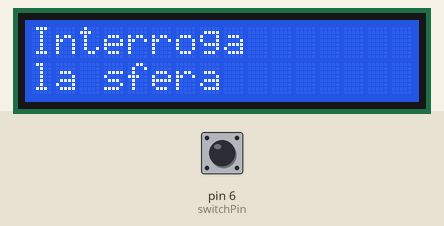
Bench run of a sketch on a simulated Arduino Uno, built with avr-gcc and run on an emulated ATmega328P. On the bench: 16×2 character LCD. The test bench sets the inputs (shaded band); at power-on: pin 6 (switchPin) LOW. Random numbers use the default seed unless the sketch sets one.

Above: at 1.2 s.
1.3 s: pin 6 (switchPin) pulled HIGH for 0.15 s
At 2.0 s:
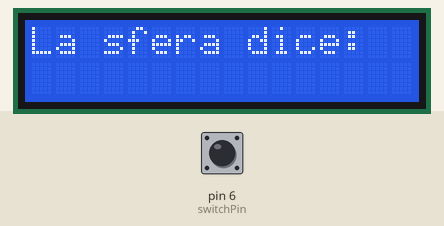
2.9 s: pin 6 (switchPin) driven HIGH
5.9 s: pin 6 (switchPin) pulsed LOW 5 times (0.12 s each, 0.3 s apart)
10.4 s: pin 6 (switchPin) driven LOW
11.9 s: pin 6 (switchPin) driven HIGH
Timing chart, 0 to 14.9 s (numbered marks = the images above; inputs shaded):
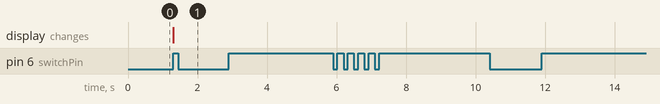

Measured:
- after the input at 1.3 s, the display: changes at once (image 1)
- after the input at 2.9 s, every drawn part: stays the same
- after the input at 5.9 s, every drawn part: stays the same
- after the input at 10.4 s, every drawn part: stays the same
- after the input at 11.9 s, every drawn part: stays the same

The sketch:

sfera.ino
```cpp
#include <LiquidCrystal.h>

LiquidCrystal lcd(12, 11, 5, 4, 3, 2);

const int switchPin = 6;
int switchState = 0;
int prevSwitchState = 0;
int reply;

void setup() {
  // put your setup code here, to run once:
  lcd.begin(16, 2);
  pinMode(switchPin, INPUT);
  lcd.print("Interroga");
  lcd.setCursor(0, 1);
  lcd.print("la sfera");
}

void loop() {
  // put your main code here, to run repeatedly:
  switchState = digitalRead(switchPin);

  if (switchState != prevSwitchState) {
    if (switchState == LOW) {
      reply = random(8);
    }

    lcd.clear();
    lcd.setCursor(0, 0);
    lcd.print("La sfera dice:");
    lcd.setCursor(0, 1);
  }
}
```
